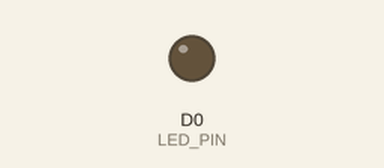
This sketch was run on a simulated ESP8266 (NodeMCU). Parts: output pins drawn as LEDs (lit = HIGH).

Above: at 0.5 s.
At 5.0 s:
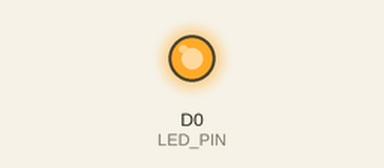
Timing chart, 0 to 6.9 s (numbered marks = the images above):
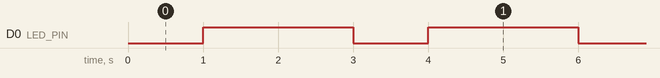

Measured:
- by itself, D0 (LED_PIN): alternates HIGH for 2.0 s and LOW for 1.0 s

The sketch:

Blink.ino
```cpp
#define LED_PIN D0

void setup() {
  pinMode(LED_PIN, OUTPUT);     // Initialize the LED_PIN pin as an output
}

// the loop function runs over and over again forever
void loop() {
  digitalWrite(LED_PIN, LOW);   // Turn the LED off
  delay(1000);                      // Wait for a second
  digitalWrite(LED_PIN, HIGH);  // Turn the LED on by making the voltage HIGH
  delay(2000);                      // Wait for two seconds
}
```
